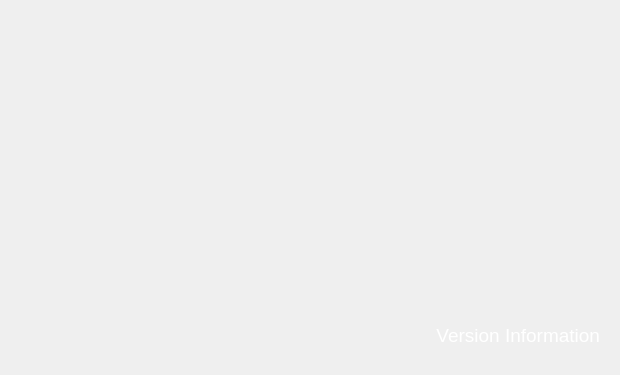
<?xml version="1.0" encoding="UTF-8"?>
<ui version="4.0">
 <class>RegExAboutDialog</class>
 <widget class="QDialog" name="RegExAboutDialog">
  <property name="windowModality">
   <enum>Qt::NonModal</enum>
  </property>
  <property name="geometry">
   <rect>
    <x>0</x>
    <y>0</y>
    <width>620</width>
    <height>375</height>
   </rect>
  </property>
  <property name="sizePolicy">
   <sizepolicy hsizetype="Fixed" vsizetype="Fixed">
    <horstretch>0</horstretch>
    <verstretch>0</verstretch>
   </sizepolicy>
  </property>
  <property name="minimumSize">
   <size>
    <width>620</width>
    <height>375</height>
   </size>
  </property>
  <property name="maximumSize">
   <size>
    <width>620</width>
    <height>375</height>
   </size>
  </property>
  <property name="mouseTracking">
   <bool>false</bool>
  </property>
  <property name="focusPolicy">
   <enum>Qt::NoFocus</enum>
  </property>
  <property name="windowTitle">
   <string>Dialog</string>
  </property>
  <property name="modal">
   <bool>false</bool>
  </property>
  <widget class="QLabel" name="imageLabel">
   <property name="geometry">
    <rect>
     <x>0</x>
     <y>0</y>
     <width>620</width>
     <height>375</height>
    </rect>
   </property>
   <property name="sizePolicy">
    <sizepolicy hsizetype="Fixed" vsizetype="Fixed">
     <horstretch>0</horstretch>
     <verstretch>0</verstretch>
    </sizepolicy>
   </property>
   <property name="minimumSize">
    <size>
     <width>620</width>
     <height>375</height>
    </size>
   </property>
   <property name="maximumSize">
    <size>
     <width>620</width>
     <height>375</height>
    </size>
   </property>
   <property name="baseSize">
    <size>
     <width>620</width>
     <height>375</height>
    </size>
   </property>
   <property name="text">
    <string/>
   </property>
   <property name="pixmap">
    <pixmap resource="regex101.qrc">:/assets/splash_620x375@2x.png</pixmap>
   </property>
   <property name="alignment">
    <set>Qt::AlignLeading|Qt::AlignLeft|Qt::AlignTop</set>
   </property>
  </widget>
  <widget class="QLabel" name="versionLabel">
   <property name="geometry">
    <rect>
     <x>350</x>
     <y>300</y>
     <width>250</width>
     <height>71</height>
    </rect>
   </property>
   <property name="font">
    <font>
     <pointsize>14</pointsize>
    </font>
   </property>
   <property name="styleSheet">
    <string notr="true">color: white;
</string>
   </property>
   <property name="text">
    <string>Version Information</string>
   </property>
   <property name="alignment">
    <set>Qt::AlignRight|Qt::AlignTrailing|Qt::AlignVCenter</set>
   </property>
  </widget>
 </widget>
 <resources>
  <include location="regex101.qrc"/>
 </resources>
 <connections/>
</ui>
